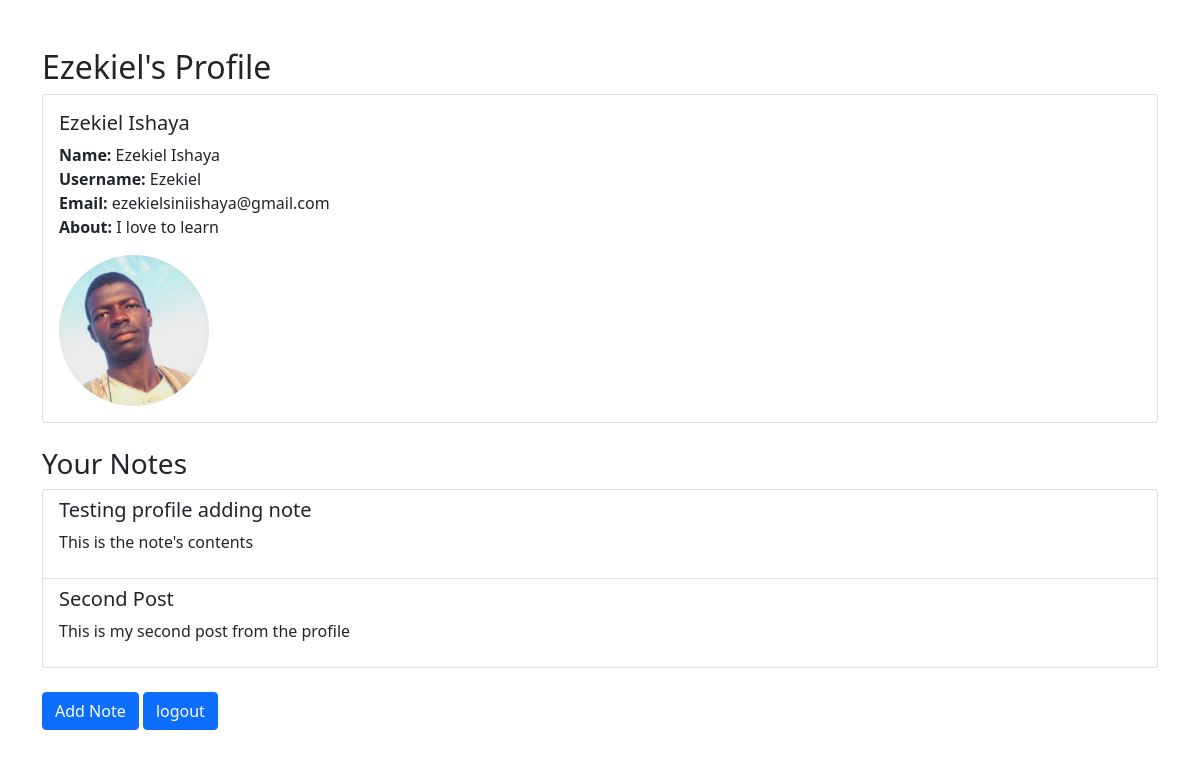
Page /profile/ (signed in) on the committed database.
### myApp/models.py (models this page shows, shortened)
class CustomUser(AbstractBaseUser, PermissionsMixin):
    name = models.CharField(max_length=30)
    username = models.CharField(max_length=150, unique=True)
    email = models.EmailField(unique=True)
    password = models.CharField(max_length=8)
    about = models.TextField(blank=True, null=True)
    profile_picture = models.ImageField(upload_to='media/profile_pics/', default='media/profile_pics/default.jpg')
    created_at = models.DateTimeField(auto_now_add=True)
    is_staff = models.BooleanField(default=False)
    is_active = models.BooleanField(default=True)
    is_superuser = models.BooleanField(default=False)
    objects = CustomUserManager()
    USERNAME_FIELD = 'username'
    REQUIRED_FIELDS = ['email', 'name']  # Username and email are required fields

class UserNotes(models.Model):
    user = models.ForeignKey(CustomUser, on_delete=models.CASCADE, related_name='notes')
    title = models.CharField(max_length=200)
    content = models.TextField()
    created_at = models.DateTimeField(auto_now_add=True)

### myApp/views.py (the view)
# urls.py: path('profile/', views.profile, name='profile'),
@login_required
def profile(request):
    user = request.user  # Get the logged-in user
    return render(request, 'myApp/profile.html', {'user': user})

### myApp/templates/myApp/profile.html (shortened to what this page needs)
<!DOCTYPE html>
<html lang="en">
<head>
    <link href="https://cdn.jsdelivr.net/npm/bootstrap@5.1.0/dist/css/bootstrap.min.css" rel="stylesheet">
</head>
<body>
    <div class="container mt-5">
        <h2>{{ user.username }}'s Profile</h2>
        <div class="card mb-4">
            <div class="card-body">
                <h5 class="card-title">{{ user.name }}</h5>
                <p class="card-text">
                    <strong>Name:</strong> {{ user.name }}<br>
                    <strong>Username:</strong> {{ user.username }}<br>
                    <strong>Email:</strong> {{ user.email }}<br>
                    <strong>About:</strong> {{ user.about }}
                </p>
                {% if user.profile_picture %}
                <img src="{{ user.profile_picture.url }}" alt="Profile Picture" class="img-fluid rounded-circle"
                    width="150">
                {% else %}
                <p>No profile picture uploaded.</p>
                {% endif %}
            </div>
        </div>
        <h3>Your Notes</h3>
        {% if user.notes.all %}
        <ul class="list-group mb-4">
            {% for note in user.notes.all %}
            <li class="list-group-item">
                <h5>{{ note.title }}</h5>
                <p>{{ note.content }}</p>
            </li>
            {% endfor %}
        </ul>
        {% else %}
        <p>No notes available.</p>
        {% endif %}
        <a class="btn btn-primary" href=" {% url 'add_note' %}">Add Note</a>
        <a class="btn btn-primary" href=" {% url 'logout' %}">logout</a>
    </div>
</body>
</html>

### rows in the picture
CustomUser: username "Ezekiel", name "Ezekiel Ishaya", email "ezekielsiniishaya@gmail.com", about "I love to learn", profile_picture (picture)
UserNotes: title "Testing profile adding note", content "This is the note's contents"
UserNotes: title "Second Post", content "This is my second post from the profile"
